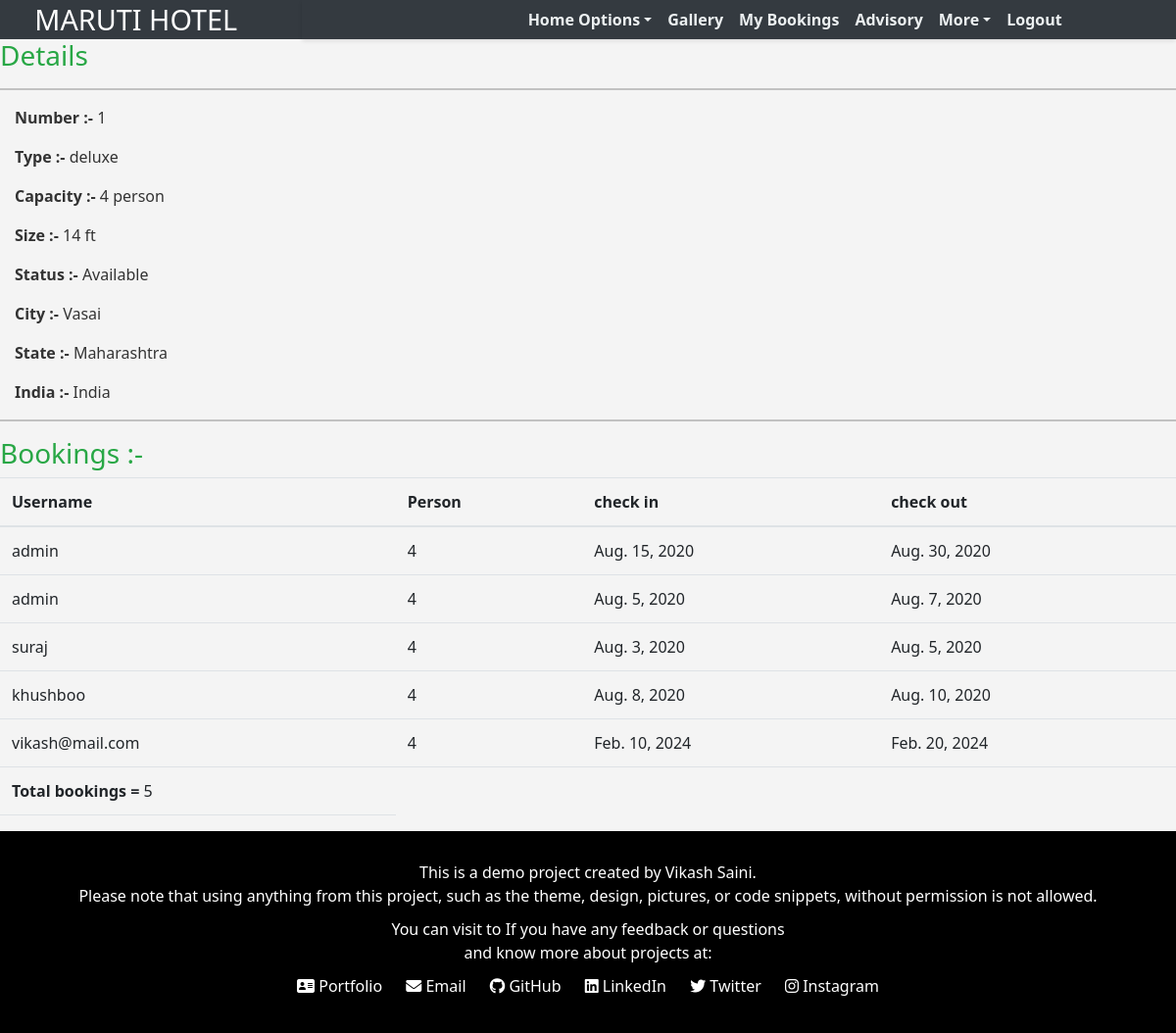
/staff/panel/view-room?roomid=1 (signed in), run on the app's committed database.
### krishna/models.py (models this page shows, shortened)
class Rooms(models.Model):
    ROOM_STATUS = (
    ("1", "available"),
    ("2", "not available"),
    )
    ROOM_TYPE = (
    ("1", "premium"),
    ("2", "deluxe"),
    ("3","basic"),
    )
    room_type = models.CharField(max_length=50,choices = ROOM_TYPE)
    capacity = models.IntegerField()
    price = models.IntegerField()
    size = models.IntegerField()
    hotel = models.ForeignKey(Hotels, on_delete = models.CASCADE)
    status = models.CharField(choices =ROOM_STATUS,max_length = 15)
    roomnumber = models.IntegerField()

class Hotels(models.Model):
    name = models.CharField(max_length=30,default="krishna")
    owner = models.CharField(max_length=20)
    location = models.CharField(max_length=50)
    state = models.CharField(max_length=50,default="maharashtra")
    country = models.CharField(max_length=50,default="india")

class Reservation(models.Model):
    check_in = models.DateField(auto_now =False)
    check_out = models.DateField()
    room = models.ForeignKey(Rooms, on_delete = models.CASCADE)
    guest = models.ForeignKey(User, on_delete= models.CASCADE)
    booking_id = models.CharField(max_length=100,default="null")

### krishna/views.py (the view)
# urls.py: path('staff/panel/view-room', views.view_room),
@login_required(login_url='/staff')
def view_room(request):
    room_id = request.GET['roomid']
    room = Rooms.objects.all().get(id=room_id)
    reservation = Reservation.objects.all().filter(room=room)
    return HttpResponse(render(request,'staff/viewroom.html',{'room':room,'reservations':reservation}))

### templates/staff/viewroom.html
 {% extends 'basic.html' %} {% block title %}View Room {% endblock title %} {% block body %}
<h3 class="text-success"> Details</h3>
<hr>
<div class="container mx-0 ">
    <p><b>Number :-</b> {{room.roomnumber}}</p>
    <p><b>Type :-</b> {{room.get_room_type_display}}</p>
    <p><b>Capacity :-</b> {{room.capacity}} person</p>
    <p><b>Size :-</b> {{room.size}} ft</p>
    <p><b>Status :-</b> {{room.get_status_display| capfirst}} </p>
    <p><b>City :-</b> {{room.hotel.location| capfirst}} </p>
    <p><b>State :-</b> {{room.hotel.state| capfirst}} </p>
    <p><b>India :-</b> {{room.hotel.country| capfirst}} </p>
</div>
<hr> {% if reservations %}
<h3 class="text-success">Bookings :-</h3>
<table class="table">
    <thead>
        <th>Username</th>
        <th>Person</th>
        <th>check in</th>
        <th>check out</th>
    </thead>
    {% for each_detail in reservations %}
    <tr>
        <td>{{each_detail.guest.username}}</td>
        <td>{{each_detail.room.capacity}}</td>
        <td>{{each_detail.check_in}}</td>
        <td>{{each_detail.check_out}}</td>
    </tr>
    {% endfor %}
    <tr>
        <td><b>Total bookings = </b>{{reservations | length}}</td>
    </tr>
</table>
{% else %}
<p>No details found</p>
{% endif %} {% endblock body %}

### templates/basic.html (style rules this page uses)
body { font-family: 'Arial', sans-serif; margin: 0; padding: 0; background-color: #f4f4f4; color: #333; }
body { font-family: 'Segoe UI', Tahoma, Geneva, Verdana, sans-serif; margin: 0; padding: 0; }

### data on the page
Rooms: roomnumber "1", room_type "deluxe", capacity "4", size "14", status "Available", hotel.location "Vasai", hotel.state "Maharashtra", hotel.country "India"
Reservation: guest.username "admin", room.capacity "4", check_in "Aug. 15, 2020", check_out "Aug. 30, 2020"
Reservation: guest.username "admin", room.capacity "4", check_in "Aug. 5, 2020", check_out "Aug. 7, 2020"
Reservation: guest.username "suraj", room.capacity "4", check_in "Aug. 3, 2020", check_out "Aug. 5, 2020"
Reservation: guest.username "khushboo", room.capacity "4", check_in "Aug. 8, 2020", check_out "Aug. 10, 2020"
Reservation: guest.username "vikash@mail.com", room.capacity "4", check_in "Feb. 10, 2024", check_out "Feb. 20, 2024"

### other printed values
{{ reservations | length }} "5"
